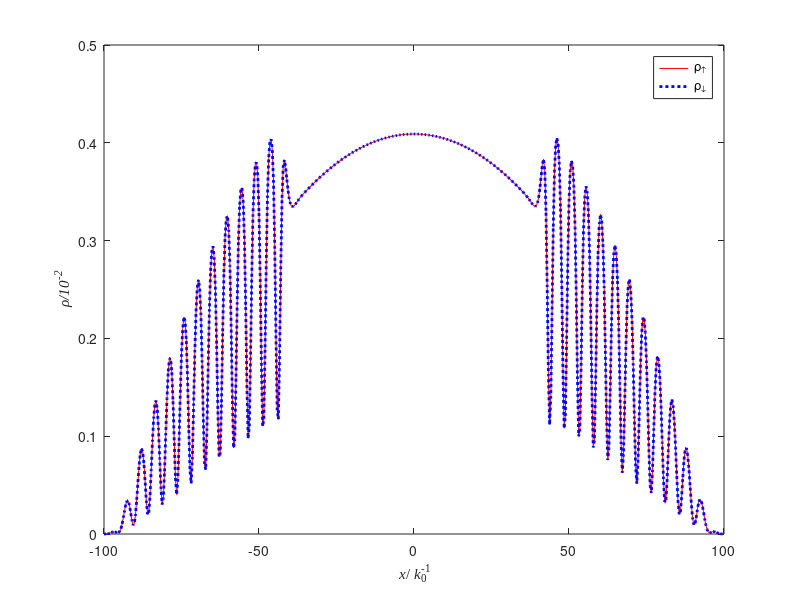
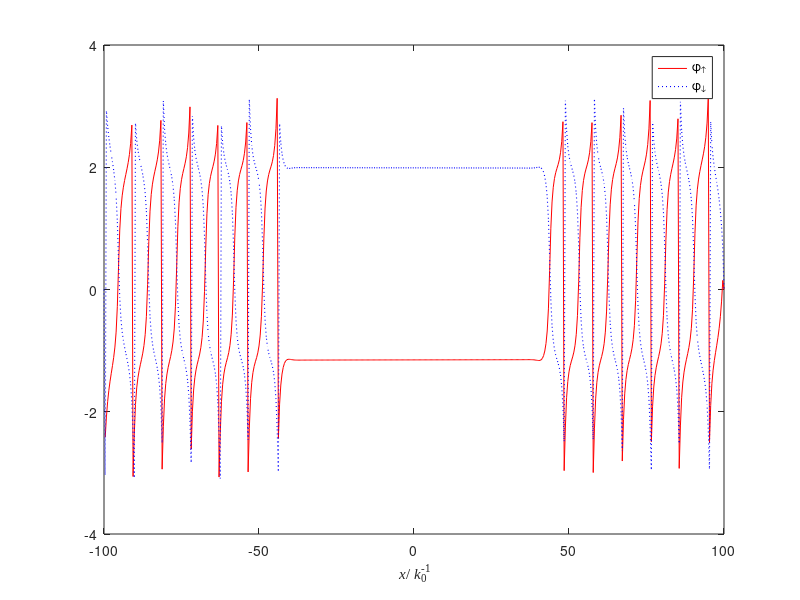

The MATLAB script that drew these images, in order:
%% =========== single_specie ========================
% =============  =============================
% close all
% clear all;
DENA1 = dlmread('DENA1.DAT');
DENA2 = dlmread('DENA2.DAT');
DENB1 = dlmread('DENB1.DAT');
DENB2 = dlmread('DENB2.DAT');
PHASEA1 = dlmread('PHASEA1.DAT');
PHASEA2 = dlmread('PHASEA2.DAT');
PHASEB1 = dlmread('PHASEB1.DAT'); 
PHASEB2 = dlmread('PHASEB2.DAT');
x = linspace(-100, 100, 513);

figure(1);
% multiply with 100
plot(x, 100*DENA1, 'r-', x, 100*DENA2, 'b:', 'LineWidth', 2);
xlabel('{\it x}/{\it k}_0^{-1}','FontName','Times New Roman');
ylabel('\it \rho/10^{-2}','FontName','Times New Roman');
legend('\rho_\uparrow', '\rho_\downarrow');

%%
% close all
figure(2);
plot(x, PHASEA1, 'r-', x, PHASEA2, 'b:', 'LineWidth', 0.8);
xlabel('{\it x}/{\it k}_0^{-1}','FontName','Times New Roman');
% ylabel('\phi');
legend('\phi_\uparrow', '\phi_\downarrow');

%% 
% figure(3);
% multiply with 100
% plot(x, 100*DENB1, 'r-', x, 100*DENB2, 'b:', 'LineWidth', 2);
% xlabel('x(k_0^{-1})','FontName','Times New Roman');
% ylabel('\rho(10^{-2})','FontName','Times New Roman');
% legend('\rho_\uparrow', '\rho_\downarrow');

%% 
% figure(4);
% plot(x, PHASEB1, 'r-', x, PHASEB2, 'b:', 'LineWidth', 0.8);
% xlabel('x(k_0^{-1})','FontName','Times New Roman');
% legend('\phi_\uparrow', '\phi_\downarrow');
